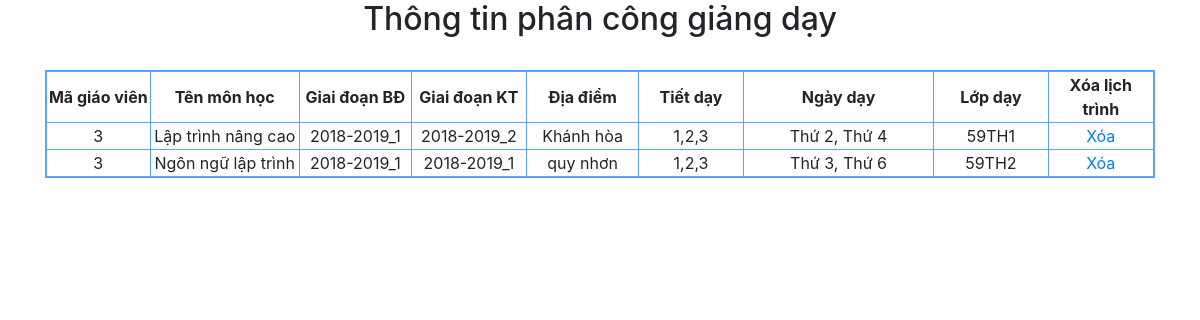
/quanly/dsphanconggiangday.php, run on the app's committed database.
### tables this page shows
CREATE TABLE `kehoachgiangday` (
  `ID` int(11) NOT NULL,
  `MAGV` char(25) NOT NULL,
  `TENMONHOC` varchar(50) NOT NULL,
  `GIAIDOANBD` char(50) NOT NULL,
  `GIAIDOANKT` char(50) NOT NULL,
  `DIADIEM` varchar(25) NOT NULL,
  `THOIGIAN` char(15) NOT NULL,
  `DAY` varchar(100) NOT NULL,
  `LOPDAY` char(25) NOT NULL
);

### quanly/dsphanconggiangday.php (the view, shortened to what this page needs)
<?php
require('../connect.php');
?>
<!DOCTYPE html>
<html lang="en">
  <head>
    <link rel="stylesheet" href="../css/bootstrap.min.css">
  </head>
  <body>
    <div class="container">
          <from method="get">
          <?php
          $sql = mysqli_query($conn,"SELECT * from kehoachgiangday");
          ?>
          <h2 style="text-align: center">Thông tin phân công giảng dạy</h2>
          <br>
          <table border="" style="text-align: center; border: 2px solid #56a4fe;">
              <tr>
                <th width="200px">Mã giáo viên</th>
                <th width="300px">Tên môn học</th>
                <th width="200px">Giai đoạn BĐ</th>
                <th width="200px">Giai đoạn KT</th>
                <th width="200px">Địa điểm</th>
                <th width="200px">Tiết dạy</th>
                <th width="400px">Ngày dạy</th>
                <th width="200px">Lớp dạy</th>
                <th width="200px">Xóa lịch trình</th>
              </tr>
                <?php
                  while($row=mysqli_fetch_assoc($sql)) {
                  $id = $row['ID'];
                ?>
                <tr>
                <td><?php echo $row['MAGV']; ?></td>
                <td><?php echo $row['TENMONHOC']; ?></td>
                <td><?php echo $row['GIAIDOANBD']; ?></td>
                <td><?php echo $row['GIAIDOANKT']; ?></td>
                <td><?php echo $row['DIADIEM']; ?></td>
                <td><?php echo $row['THOIGIAN']; ?></td>
                <td><?php echo $row['DAY']; ?></td>
                <td><?php echo $row['LOPDAY']; ?></td>
                <td><a href="xulydelete.php?id=<?php echo $id; ?>&key=xoa">Xóa</a></td>
              </tr>
            <?php }  ?>
          </table>
          </from>
    </div>
  </body>
</html>

### data on the page
kehoachgiangday: MAGV "3", TENMONHOC "Lập trình nâng cao", GIAIDOANBD "2018-2019_1", GIAIDOANKT "2018-2019_2", DIADIEM "Khánh hòa", THOIGIAN "1,2,3", DAY "Thứ 2, Thứ 4", LOPDAY "59TH1"
kehoachgiangday: MAGV "3", TENMONHOC "Ngôn ngữ lập trình", GIAIDOANBD "2018-2019_1", GIAIDOANKT "2018-2019_1", DIADIEM "quy nhơn", THOIGIAN "1,2,3", DAY "Thứ 3, Thứ 6", LOPDAY "59TH2"
